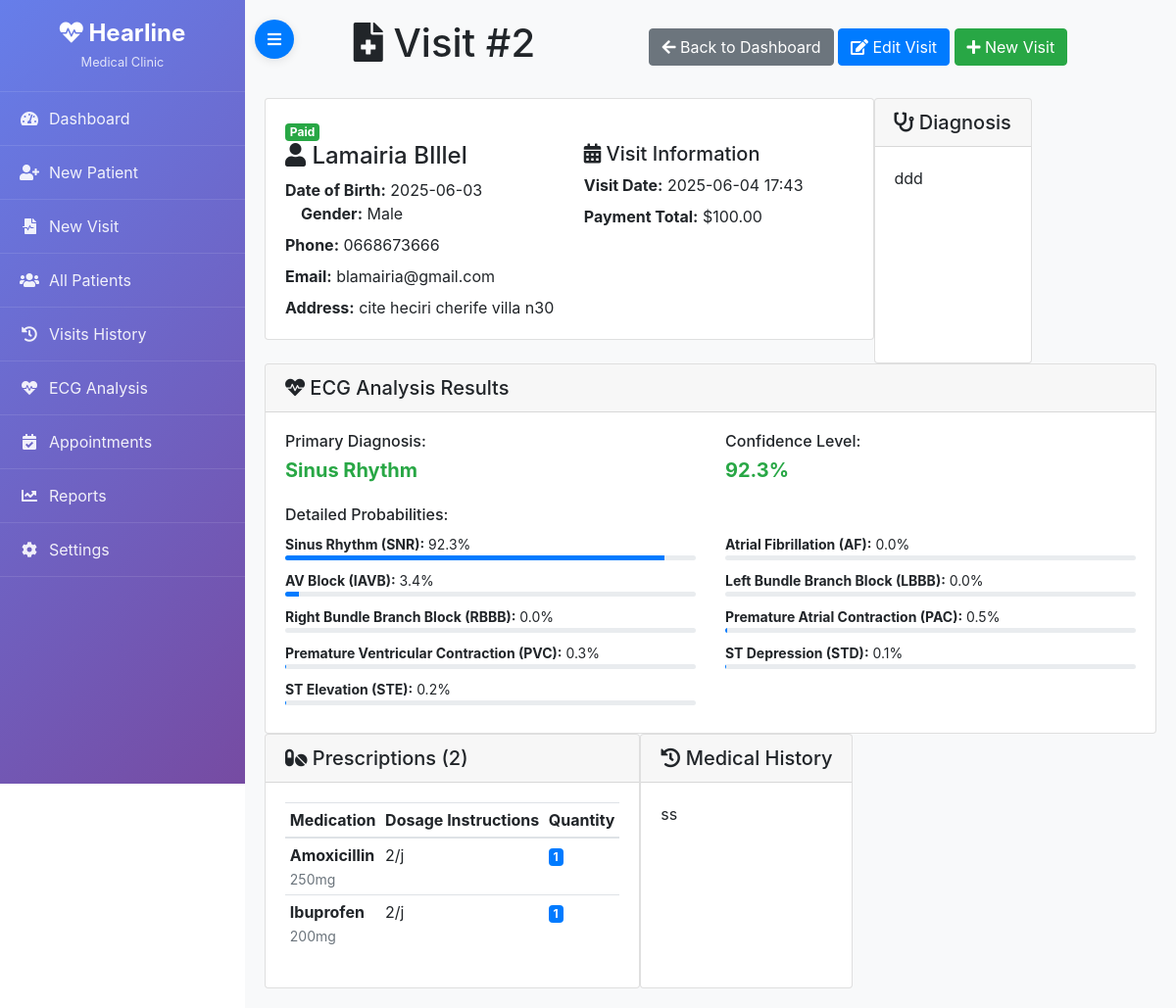
The page /visit/2 on the database as committed earlier.
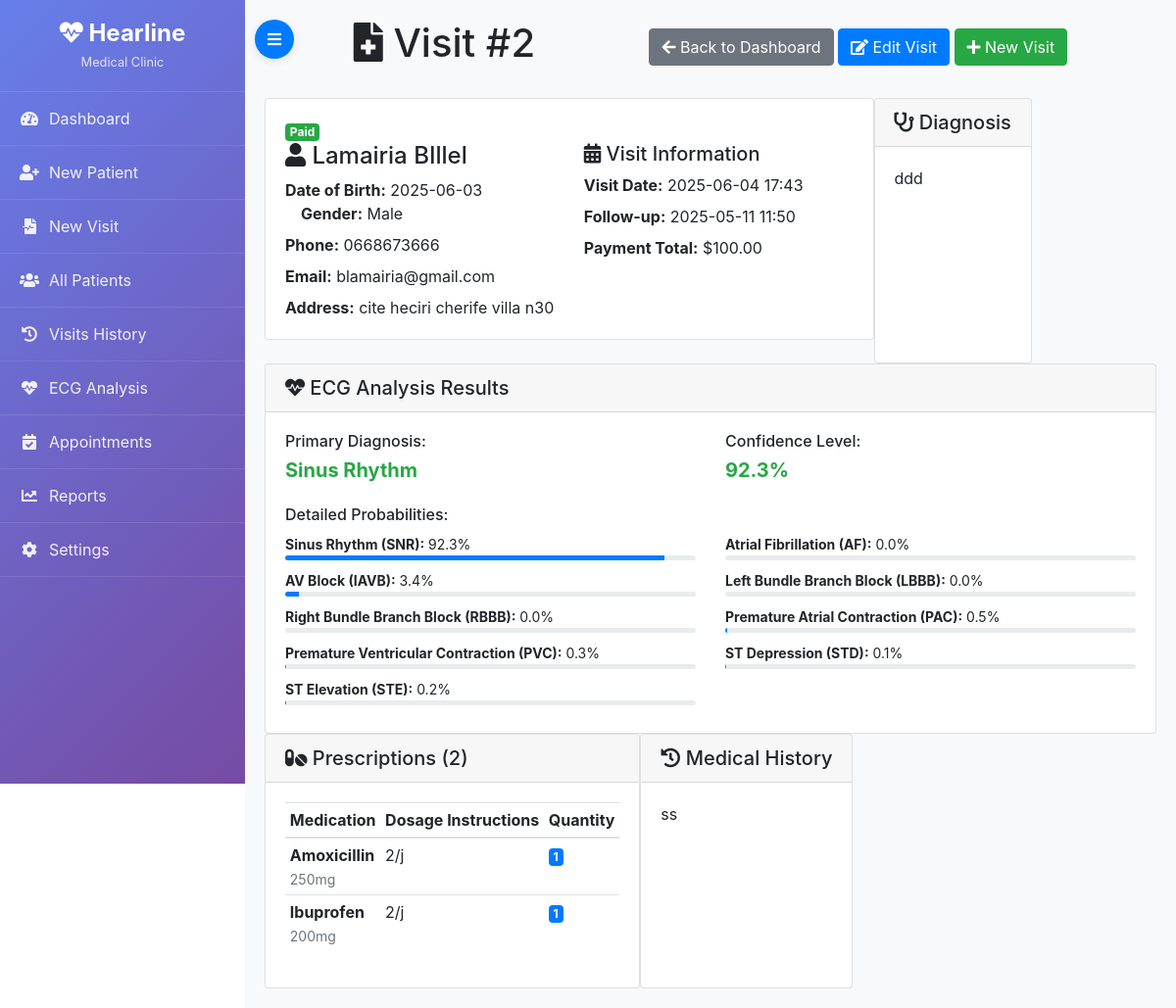
The same page on the database as committed later.
### models.py (models this page shows)
class Visit(db.Model):
    __tablename__ = "visit"
    id               = db.Column(db.Integer, primary_key=True)
    appointment_id   = db.Column(db.Integer, db.ForeignKey("appointment.id"), nullable=True)
    patient_id       = db.Column(db.Integer, db.ForeignKey("patient.id"), nullable=False)
    doctor_id        = db.Column(db.Integer, db.ForeignKey("doctor.id"), nullable=True)
    visit_date       = db.Column(db.DateTime, nullable=False)
    diagnosis        = db.Column(db.Text, nullable=True)
    follow_up_date   = db.Column(db.DateTime, nullable=True)
    ecg_mat          = db.Column(db.String(256), nullable=True)   # Path to uploaded .mat
    ecg_hea          = db.Column(db.String(256), nullable=True)   # Path to uploaded .hea
    ecg_prediction   = db.Column(JSON, nullable=True)            # e.g. {"AF":0.12, ...}
    payment_total    = db.Column(db.Numeric(10, 2), default=0.00)
    payment_status   = db.Column(db.String(20), default="unpaid")  # "paid"/"partial"/"unpaid"
    payment_remaining= db.Column(db.Numeric(10, 2), default=0.00)
    created_at       = db.Column(db.DateTime, default=datetime.utcnow)
    updated_at       = db.Column(db.DateTime, default=datetime.utcnow, onupdate=datetime.utcnow)
    documents        = db.relationship("VisitDocument", backref="visit", lazy="dynamic")
    prescriptions    = db.relationship("Prescription", backref="visit", lazy="dynamic")

class Patient(db.Model):
    __tablename__ = "patient"
    id               = db.Column(db.Integer, primary_key=True)
    first_name       = db.Column(db.String(50), nullable=False)
    last_name        = db.Column(db.String(50), nullable=False)
    date_of_birth    = db.Column(db.Date, nullable=False)
    gender           = db.Column(db.String(10), nullable=False)  # e.g. "Male"/"Female"/"Other"
    address          = db.Column(db.Text, nullable=True)
    phone            = db.Column(db.String(20), nullable=True)
    email            = db.Column(db.String(120), nullable=True, unique=True)
    medical_history  = db.Column(db.Text, nullable=True)
    created_at       = db.Column(db.DateTime, default=datetime.utcnow)
    updated_at       = db.Column(db.DateTime, default=datetime.utcnow, onupdate=datetime.utcnow)
    visits           = db.relationship("Visit", backref="patient", lazy="dynamic")
    waiting_list     = db.relationship("WaitingListEntry", backref="patient", lazy="dynamic")

class Prescription(db.Model):
    __tablename__ = "prescription"
    id                   = db.Column(db.Integer, primary_key=True)
    visit_id             = db.Column(db.Integer, db.ForeignKey("visit.id"), nullable=False)
    medicament_num_enr   = db.Column(db.String(50), db.ForeignKey("medicament.num_enr"), nullable=False)
    dosage_instructions  = db.Column(db.Text, nullable=False)
    quantity             = db.Column(db.Integer, nullable=False)
    created_at           = db.Column(db.DateTime, default=datetime.utcnow)
    updated_at           = db.Column(db.DateTime, default=datetime.utcnow, onupdate=datetime.utcnow)

class Medicament(db.Model):
    __tablename__ = "medicament"  # Already exists in your DB; do not touch data
    num_enr   = db.Column(db.String(50), primary_key=True)  # key matches your existing table
    nom_com   = db.Column(db.String(100), nullable=False)
    nom_dci   = db.Column(db.String(100), nullable=False)
    dosage    = db.Column(db.String(50), nullable=False)
    unite     = db.Column(db.String(20), nullable=False)
    prescriptions = db.relationship("Prescription", backref="medicament", lazy="dynamic")

### app.py (the view)
@app.route("/visit/<int:visit_id>")
def visit_details(visit_id):
    visit = Visit.query.get_or_404(visit_id)
    prescriptions = visit.prescriptions.all()
    documents = visit.documents.all()
    ecg_analysis = None
    if visit.ecg_prediction:
        class_names = {
            "SNR": "Sinus Rhythm",
            "AF": "Atrial Fibrillation",
            "IAVB": "AV Block",
            "LBBB": "Left Bundle Branch Block",
            "RBBB": "Right Bundle Branch Block",
            "PAC": "Premature Atrial Contraction",
            "PVC": "Premature Ventricular Contraction",
            "STD": "ST Depression",
            "STE": "ST Elevation"
        }
        max_prob_abbr = max(visit.ecg_prediction, key=visit.ecg_prediction.get)
        max_prob_value = visit.ecg_prediction[max_prob_abbr]
        ecg_analysis = {
            "probabilities": visit.ecg_prediction,
            "class_names": class_names,
            "primary_diagnosis": {
                "abbreviation": max_prob_abbr,
                "name": class_names.get(max_prob_abbr, max_prob_abbr),
                "probability": max_prob_value
            }
        }
    return render_template("visit_details.html",
                         visit=visit,
                         prescriptions=prescriptions,
                         documents=documents,
                         ecg_analysis=ecg_analysis)

### templates/visit_details.html (shortened to what this page needs)
{% extends "base.html" %}
{% block content %}
<div class="container-fluid">
  <div class="row">
    <div class="col-lg-10 col-md-12 mx-auto">
      <div class="d-flex justify-content-between align-items-center mb-4">
        <h1><i class="fas fa-file-medical"></i> Visit #{{ visit.id }}</h1>
        <div>
          <a href="{{ url_for('index') }}" class="btn btn-secondary">
            <i class="fas fa-arrow-left"></i> Back to Dashboard
          </a>
          <a href="{{ url_for('edit_visit', visit_id=visit.id) }}" class="btn btn-primary">
            <i class="fas fa-edit"></i> Edit Visit
          </a>
          <a href="{{ url_for('create_visit') }}" class="btn btn-success">
            <i class="fas fa-plus"></i> New Visit
          </a>
        </div>
      </div>
    </div>
    <div class="card patient-info section-card mb-4">
      <div class="card-body position-relative">
        <div class="visit-status">
          <span class="badge {% if visit.payment_status == 'paid' %}badge-success{% elif visit.payment_status == 'partial' %}badge-warning{% else %}badge-danger{% endif %} badge-lg">
            {{ visit.payment_status | capitalize }}
          </span>
        </div>
        <div class="row">
          <div class="col-md-6">
            <h4><i class="fas fa-user"></i> {{ visit.patient.first_name }} {{ visit.patient.last_name }}</h4>
            <p class="mb-2">
              <strong>Date of Birth:</strong> {{ visit.patient.date_of_birth.strftime('%Y-%m-%d') }}
              <span class="ml-3"><strong>Gender:</strong> {{ visit.patient.gender }}</span>
            </p>
            {% if visit.patient.phone %}
              <p class="mb-2"><strong>Phone:</strong> {{ visit.patient.phone }}</p>
            {% endif %}
            {% if visit.patient.email %}
              <p class="mb-2"><strong>Email:</strong> {{ visit.patient.email }}</p>
            {% endif %}
            {% if visit.patient.address %}
              <p class="mb-0"><strong>Address:</strong> {{ visit.patient.address }}</p>
            {% endif %}
          </div>
          <div class="col-md-6">
            <h5><i class="fas fa-calendar-alt"></i> Visit Information</h5>
            <p class="mb-2"><strong>Visit Date:</strong> {{ visit.visit_date.strftime('%Y-%m-%d %H:%M') }}</p>
            {% if visit.follow_up_date %}
              <p class="mb-2"><strong>Follow-up:</strong> {{ visit.follow_up_date.strftime('%Y-%m-%d %H:%M') }}</p>
            {% endif %}
            <p class="mb-2">
              <strong>Payment Total:</strong> ${{ "%.2f"|format(visit.payment_total) }}
            </p>
          </div>
        </div>
      </div>
    </div>
    <div class="card section-card">
      <div class="card-header">
        <h5 class="mb-0"><i class="fas fa-stethoscope"></i> Diagnosis</h5>
      </div>
      <div class="card-body">
        {% if visit.diagnosis %}
          <p class="mb-0">{{ visit.diagnosis }}</p>
        {% else %}
          <em class="text-muted">No diagnosis recorded for this visit.</em>
        {% endif %}
      </div>
    </div>
    {% if ecg_analysis %}
    <div class="card ecg-card">
      <div class="card-header">
        <h5 class="mb-0"><i class="fas fa-heartbeat"></i> ECG Analysis Results</h5>
      </div>
      <div class="card-body">
        <div class="row mb-3">
          <div class="col-md-6">
            <h6>Primary Diagnosis:</h6>
            <div class="font-weight-bold text-success h5">
              {{ ecg_analysis.primary_diagnosis.name }}
            </div>
          </div>          <div class="col-md-6">
            <h6>Confidence Level:</h6>
            <div class="font-weight-bold h5 {% if ecg_analysis.primary_diagnosis.probability > 0.7 %}text-success{% elif ecg_analysis.primary_diagnosis.probability > 0.5 %}text-warning{% else %}text-danger{% endif %}">
              {{ "%.1f"|format(ecg_analysis.primary_diagnosis.probability * 100) }}%
            </div>
          </div>
        </div>        <h6>Detailed Probabilities:</h6>
        <div class="row">
          {% for abbr, prob in ecg_analysis.probabilities.items() %}
            {% set prob_percent = "%.1f"|format(prob * 100) %}
            <div class="col-md-6 mb-2">
              <small><strong>{{ ecg_analysis.class_names[abbr] }} ({{ abbr }}):</strong> {{ prob_percent }}%</small>
              <div class="progress" style="height: 5px;">
                <div class="progress-bar" role="progressbar" style="width: {{ prob_percent }}%;"></div>
              </div>
            </div>
          {% endfor %}
        </div>
      </div>
    </div>
    {% endif %}
    {% if prescriptions %}
    <div class="card prescription-card">
      <div class="card-header">
        <h5 class="mb-0"><i class="fas fa-pills"></i> Prescriptions ({{ prescriptions|length }})</h5>
      </div>
      <div class="card-body">
        <div class="table-responsive">
          <table class="table table-sm">
            <thead>
              <tr>
                <th>Medication</th>
                <th>Dosage Instructions</th>
                <th>Quantity</th>
              </tr>
            </thead>
            <tbody>
              {% for prescription in prescriptions %}
                <tr>
                  <td>
                    <strong>{{ prescription.medicament.nom_com if prescription.medicament else 'Unknown' }}</strong>
                    {% if prescription.medicament %}
                      <br><small class="text-muted">{{ prescription.medicament.dosage }}{{ prescription.medicament.unite }}</small>
                    {% endif %}
                  </td>
                  <td>{{ prescription.dosage_instructions }}</td>
                  <td><span class="badge badge-primary">{{ prescription.quantity }}</span></td>
                </tr>
              {% endfor %}
            </tbody>
          </table>
        </div>
      </div>
    </div>
    {% endif %}
    {% if visit.patient.medical_history %}
    <div class="card section-card">
      <div class="card-header">
        <h5 class="mb-0"><i class="fas fa-history"></i> Medical History</h5>
      </div>
      <div class="card-body">
        <p class="mb-0">{{ visit.patient.medical_history }}</p>
      </div>
    </div>
    {% endif %}
  </div>
</div>
{% endblock %}

### templates/base.html (shortened to what this page needs)
<!DOCTYPE html>
<html lang="en">
<head>
  <link rel="stylesheet" href="https://cdn.jsdelivr.net/npm/bootstrap@4.6.2/dist/css/bootstrap.min.css">
  <link rel="stylesheet" href="https://cdnjs.cloudflare.com/ajax/libs/font-awesome/5.15.4/css/all.min.css">
</head>
<body>
  <nav class="sidebar" id="sidebar">
    <div class="sidebar-header">
      <h3><i class="fas fa-heartbeat"></i> <span class="nav-text">Hearline</span></h3>
      <div class="subtitle nav-text">Medical Clinic</div>
    </div>
    <ul class="sidebar-nav">
      <li class="nav-item">
        <a href="{{ url_for('index') }}" class="nav-link {% if request.endpoint == 'index' %}active{% endif %}">
          <i class="fas fa-tachometer-alt"></i>
          <span class="nav-text">Dashboard</span>
        </a>
      </li>
      <li class="nav-item">
        <a href="{{ url_for('create_patient') }}" class="nav-link {% if request.endpoint == 'create_patient' %}active{% endif %}">
          <i class="fas fa-user-plus"></i>
          <span class="nav-text">New Patient</span>
        </a>
      </li>
      <li class="nav-item">
        <a href="{{ url_for('create_visit') }}" class="nav-link {% if request.endpoint == 'create_visit' %}active{% endif %}">
          <i class="fas fa-file-medical-alt"></i>
          <span class="nav-text">New Visit</span>
        </a>
      </li>
      <li class="nav-item">
        <a href="#" class="nav-link" onclick="showComingSoon('Patients List')">
          <i class="fas fa-users"></i>
          <span class="nav-text">All Patients</span>
        </a>
      </li>
      <li class="nav-item">
        <a href="#" class="nav-link" onclick="showComingSoon('Visits History')">
          <i class="fas fa-history"></i>
          <span class="nav-text">Visits History</span>
        </a>
      </li>
      <li class="nav-item">
        <a href="#" class="nav-link" onclick="showComingSoon('ECG Analysis')">
          <i class="fas fa-heartbeat"></i>
          <span class="nav-text">ECG Analysis</span>
        </a>
      </li>
      <li class="nav-item">
        <a href="#" class="nav-link" onclick="showComingSoon('Appointments')">
          <i class="fas fa-calendar-check"></i>
          <span class="nav-text">Appointments</span>
        </a>
      </li>
      <li class="nav-item">
        <a href="#" class="nav-link" onclick="showComingSoon('Reports')">
          <i class="fas fa-chart-line"></i>
          <span class="nav-text">Reports</span>
        </a>
      </li>
      <li class="nav-item">
        <a href="#" class="nav-link" onclick="showComingSoon('Settings')">
          <i class="fas fa-cog"></i>
          <span class="nav-text">Settings</span>
        </a>
      </li>
    </ul>
  </nav>
  <button class="sidebar-toggle" id="sidebarToggle" onclick="toggleSidebar()">
    <i class="fas fa-bars"></i>
  </button>
  <div class="main-content" id="mainContent">
    <div class="content-wrapper">
      {% block content %}{% endblock %}
    </div>
  </div>
</body>
</html>

### templates/base.html (style rules this page uses)
.sidebar { position: fixed; top: 0; left: 0; height: 100vh; width: 250px; background: linear-gradient(135deg, #667eea 0%, #764ba2 100%); color: white; overflow-y: auto; transition: all 0.3s; z-index: 1000; }
.sidebar-header { padding: 20px; text-align: center; border-bottom: 1px solid rgba(255,255,255,0.1); }
.sidebar-header h3 { margin: 0; font-size: 1.5rem; font-weight: bold; }
.sidebar-header .subtitle { font-size: 0.8rem; opacity: 0.8; margin-top: 5px; }
.sidebar-nav { padding: 0; margin: 0; list-style: none; }
.sidebar-nav .nav-item { border-bottom: 1px solid rgba(255,255,255,0.1); }
.sidebar-nav .nav-link { display: flex; align-items: center; padding: 15px 20px; color: rgba(255,255,255,0.9); text-decoration: none; transition: all 0.3s; }
.sidebar-nav .nav-link i { width: 20px; margin-right: 10px; text-align: center; }
.sidebar-nav .nav-text { transition: opacity 0.3s; }
.main-content { margin-left: 250px; transition: margin-left 0.3s; min-height: 100vh; background-color: #f8f9fa; }
.sidebar-toggle { position: fixed; top: 20px; left: 260px; z-index: 1001; background: #007bff; color: white; border: none; border-radius: 50%; width: 40px; height: 40px; display: flex; align-items: center; justify-content: center; transition: left 0.3s; box-shadow: 0 2px 10px rgba(0,0,0,0.1); }
.content-wrapper { padding: 20px; }

Rows that differ between the two databases and show on the page:
changed Visit "ddd": follow_up_date (not shown) → "2025-05-11 11:50"
Other text that changed with them:
text now shown: "Follow-up:"
